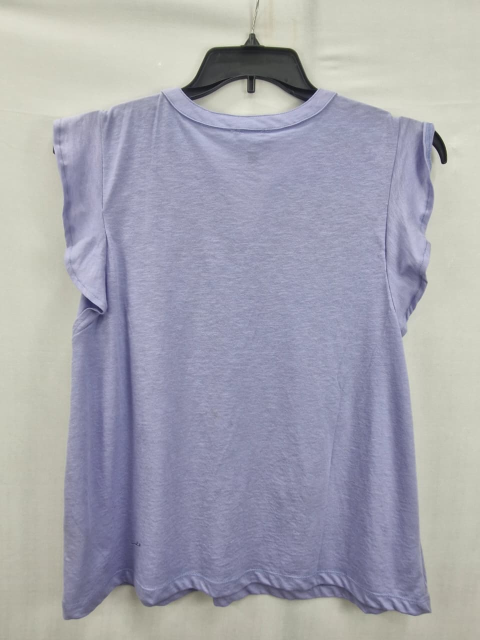
#> input picture input_images/garment_001_back.jpg, 960 x 1280 px (shown at 1/2 size); its folder holds only this picture in this run
$ python catalog_automation_old.py
#> lines starting #> are read from the running program, lines starting #| are printed output that depends on the picture
"""
Garment Catalog Automation - BALANCED PROFESSIONAL QUALITY
Features: Subtle Enhancement, Natural Look, Full-Page PDF Layout
"""

import os
from pathlib import Path
from PIL import Image, ImageEnhance, ImageDraw, ImageFont, ImageFilter, ImageOps
from reportlab.lib.pagesizes import A4
from reportlab.pdfgen import canvas
from reportlab.lib.utils import ImageReader
import google.generativeai as genai
from collections import defaultdict

# ============== CONFIGURATION ==============
GEMINI_API_KEY = "AIzaSyAekIcAC_3CJYE2T9_Fbg4P1vjkztL-prA"
INPUT_FOLDER = "input_images"
OUTPUT_FOLDER = "output"
ENHANCED_FOLDER = os.path.join(OUTPUT_FOLDER, "enhanced_studio_quality")
LAYOUT_FOLDER = os.path.join(OUTPUT_FOLDER, "layout_pages")
FINAL_PDF = os.path.join(OUTPUT_FOLDER, "final_catalog.pdf")

# Balanced enhancement settings (not too strong!)
BACKGROUND_THRESHOLD = 170  # Lower = more aggressive whitening
WRINKLE_STRENGTH = 0.4      # 0.0-1.0, higher = more smoothing
COLOR_BOOST = 1.15          # 1.0-1.5, higher = more vibrant
CONTRAST_BOOST = 1.15       # 1.0-1.5, higher = more dramatic
SHARPNESS_BOOST = 1.3       # 1.0-2.0, higher = sharper

# ============== SETUP ==============
def setup_folders():
    """Create output folders"""
    for folder in [OUTPUT_FOLDER, ENHANCED_FOLDER, LAYOUT_FOLDER]:
        Path(folder).mkdir(parents=True, exist_ok=True)
    print("✓ Folders created")

def setup_gemini():
    """Initialize Gemini AI"""
    genai.configure(api_key=GEMINI_API_KEY)
    model = genai.GenerativeModel('gemini-1.5-flash')
    print("✓ Gemini AI initialized")
    return model

# ============== IMAGE ORGANIZATION ==============
def organize_images(input_folder):
    """Group images by garment ID"""
    garments = {}

    for file in Path(input_folder).glob("*.*"):
        if file.suffix.lower() in ['.jpg', '.jpeg', '.png']:
            parts = file.stem.lower().split('_')
            if len(parts) >= 3:
                garment_id = f"{parts[0]}_{parts[1]}"
                view_type = parts[2]
                if garment_id not in garments:
                    garments[garment_id] = {}
                garments[garment_id][view_type] = str(file)

    print(f"✓ Found {len(garments)} garments")
    return garments

# ============== GENTLE BACKGROUND WHITENING ==============
def make_background_white_gentle(img):
    """
    Gentle background whitening - looks natural
    Only whitens obvious background areas
    """
    if img.mode != 'RGB':
        img = img.convert('RGB')

    pixels = img.load()
    width, height = img.size

    for y in range(height):
        for x in range(width):
            r, g, b = pixels[x, y]
            avg = (r + g + b) / 3

            # Only whiten very light pixels (obvious background)
            if avg > BACKGROUND_THRESHOLD:
                # Gradually transition to white
                factor = (avg - BACKGROUND_THRESHOLD) / (255 - BACKGROUND_THRESHOLD)
                new_r = int(r + (255 - r) * factor)
                new_g = int(g + (255 - g) * factor)
                new_b = int(b + (255 - b) * factor)
                pixels[x, y] = (new_r, new_g, new_b)

    return img

# ============== GENTLE WRINKLE SMOOTHING ==============
def smooth_wrinkles_gentle(img):
    """
    Gentle wrinkle smoothing - maintains natural fabric texture
    """
    # Very light smoothing
    smoothed = img.filter(ImageFilter.SMOOTH)

    # Blend just a little with original (keeps texture)
    img = Image.blend(img, smoothed, alpha=WRINKLE_STRENGTH)

    # Light median filter for tiny imperfections only
    img = img.filter(ImageFilter.MedianFilter(size=3))

    # Restore sharpness
    enhancer = ImageEnhance.Sharpness(img)
    img = enhancer.enhance(SHARPNESS_BOOST)

    return img

# ============== NATURAL COLOR ENHANCEMENT ==============
def enhance_colors_natural(img):
    """
    Natural color enhancement - subtle improvements
    """
    # Gentle auto-contrast
    img = ImageOps.autocontrast(img, cutoff=1)

    # Subtle color boost
    enhancer = ImageEnhance.Color(img)
    img = enhancer.enhance(COLOR_BOOST)

    # Gentle contrast
    enhancer = ImageEnhance.Contrast(img)
    img = enhancer.enhance(CONTRAST_BOOST)

    # Slight brightness adjustment
    enhancer = ImageEnhance.Brightness(img)
    img = enhancer.enhance(1.05)

    return img

# ============== MASTER ENHANCEMENT FUNCTION ==============
def enhance_image_studio_quality(image_path, garment_id, view_type):
    """
    Apply gentle professional enhancements
    """
    print(f"    🎨 Processing {view_type} view...")

    # Load image
    img = Image.open(image_path)

    # Convert to RGB
    if img.mode != 'RGB':
        img = img.convert('RGB')

    # Step 1: Gentle background whitening
    print(f"       ⚪ Whitening background (gentle)...")
    img = make_background_white_gentle(img)

    # Step 2: Gentle wrinkle smoothing
    print(f"       🧹 Smoothing fabric (gentle)...")
    img = smooth_wrinkles_gentle(img)

    # Step 3: Natural color enhancement
    print(f"       🌈 Enhancing colors (natural)...")
    img = enhance_colors_natural(img)

    # Step 4: Final light polish
    print(f"       ✨ Final polish...")

    # Very subtle edge enhancement
    enhancer = ImageEnhance.Sharpness(img)
    img = enhancer.enhance(1.1)

    # Save enhanced image
    output_path = os.path.join(ENHANCED_FOLDER, f"{garment_id}_{view_type}_enhanced.jpg")
    img.save(output_path, quality=95, optimize=True)

    print(f"       ✅ Saved!")
    return output_path

# ============== FULL-PAGE PDF LAYOUT ==============
def create_fullpage_layout(garment_id, images_dict, description):
    """
    Create FULL A4 page layout with large, uncropped images
    """
    # A4 size in pixels at 300 DPI
    dpi = 300
    a4_width_inches = 8.27
    a4_height_inches = 11.69

    width = int(a4_width_inches * dpi)
    height = int(a4_height_inches * dpi)

    # Create white canvas
    layout = Image.new('RGB', (width, height), 'white')
    draw = ImageDraw.Draw(layout)

    # Load fonts
    try:
        title_font = ImageFont.truetype("arial.ttf", 100)
        label_font = ImageFont.truetype("arial.ttf", 60)
        desc_font = ImageFont.truetype("arial.ttf", 50)
    except:
        title_font = ImageFont.load_default()
        label_font = ImageFont.load_default()
        desc_font = ImageFont.load_default()

    # Title section (top 10%)
    title_height = int(height * 0.1)

    # Elegant gradient background
    for i in range(title_height):
        gray = int(250 - (i * 0.1))
        draw.line([(0, i), (width, i)], fill=(gray, gray, gray))

    # Title text
    title_text = garment_id.upper().replace('_', ' ')
    try:
        title_bbox = draw.textbbox((0, 0), title_text, font=title_font)
        title_width = title_bbox[2] - title_bbox[0]
    except:
        title_width = len(title_text) * 50
    title_x = (width - title_width) // 2
    draw.text((title_x, 30), title_text, fill='#1a1a1a', font=title_font)

    # Images section (70% of page)
    images_top = title_height + 20
    images_height = int(height * 0.7)

    # Calculate image sizes (LARGE!)
    margin = 50
    spacing = 40
    img_width = (width - (2 * margin) - (2 * spacing)) // 3
    img_height = images_height - 150

    # Position images
    y_pos = images_top
    x_positions = [
        margin,
        margin + img_width + spacing,
        margin + 2 * (img_width + spacing)
    ]

    labels = ['FRONT', 'BACK', 'DETAIL']
    views = ['front', 'back', 'design']

    for idx, (view, x_pos, label) in enumerate(zip(views, x_positions, labels)):
        if view in images_dict:
            # Load image
            img = Image.open(images_dict[view])

            # Resize maintaining aspect ratio (NO CROPPING)
            img.thumbnail((img_width, img_height), Image.Resampling.LANCZOS)

            # Center image
            img_x = x_pos + (img_width - img.width) // 2
            img_y = y_pos + (img_height - img.height) // 2

            # Paste image
            layout.paste(img, (img_x, img_y))

            # Label below image
            label_y = y_pos + img_height + 20
            try:
                label_bbox = draw.textbbox((0, 0), label, font=label_font)
                label_width = label_bbox[2] - label_bbox[0]
            except:
                label_width = len(label) * 30
            label_x = x_pos + (img_width - label_width) // 2
            draw.text((label_x, label_y), label, fill='#333333', font=label_font)

    # Description section (bottom 20%)
    desc_top = images_top + images_height + 100
    desc_height = height - desc_top - margin

    # Description box
    box_margin = 80
    draw.rectangle(
        [(box_margin, desc_top), (width - box_margin, desc_top + desc_height)],
        outline='#cccccc',
        width=3
    )

    # Subtle background gradient
    for i in range(desc_height):
        gray = 252 - int(i * 0.01)
        draw.line(
            [(box_margin, desc_top + i), (width - box_margin, desc_top + i)],
            fill=(gray, gray, gray)
        )

    # Description title
    draw.text((box_margin + 30, desc_top + 20),
              "PRODUCT DESCRIPTION",
              fill='#444444',
              font=label_font)

    # Separator line
    draw.line(
        [(box_margin + 30, desc_top + 90), (width - box_margin - 30, desc_top + 90)],
        fill='#999999',
        width=2
    )

    # Word wrap description
    words = description.split()
    lines = []
    current_line = []
    max_width = width - (2 * box_margin) - 100

    for word in words:
        current_line.append(word)
        test_line = ' '.join(current_line)
        try:
            bbox = draw.textbbox((0, 0), test_line, font=desc_font)
            line_width = bbox[2] - bbox[0]
        except:
            line_width = len(test_line) * 25

        if line_width > max_width:
            current_line.pop()
            if current_line:
                lines.append(' '.join(current_line))
            current_line = [word]

    if current_line:
        lines.append(' '.join(current_line))

    # Draw description
    text_y = desc_top + 120
    for line in lines[:3]:
        draw.text((box_margin + 30, text_y), line, fill='#1a1a1a', font=desc_font)
        text_y += 70

    return layout

# ============== AI DESCRIPTION ==============
def generate_description(model, images_dict):
    """Generate AI product description"""
    prompt = """You are a professional fashion copywriter for a premium garment catalog.

Write a compelling 2-3 sentence product description that includes:
- Fabric type and quality
- Design style and special features
- Perfect occasion or styling tip

Make it sound premium and attractive to buyers. No markdown."""

    images_to_send = []
    for view in ['front', 'design', 'back', 'label']:
        if view in images_dict:
            try:
                img = Image.open(images_dict[view])
                images_to_send.append(img)
            except:
                pass

    if not images_to_send:
        return "Premium quality garment featuring elegant design. Perfect for any occasion with superior comfort and style."

    try:
        response = model.generate_content([prompt] + images_to_send)
        description = response.text.strip()
        return description
    except Exception as e:
        print(f"  ⚠ AI description failed: {e}")
        return "Premium quality garment featuring elegant design and superior craftsmanship. Perfect for any occasion with exceptional comfort and timeless style."

# ============== PDF GENERATION ==============
def create_pdf_fullpage(layout_pages):
    """Create PDF with full-page layouts"""
    c = canvas.Canvas(FINAL_PDF, pagesize=A4)
    page_width, page_height = A4

    for layout_path in layout_pages:
        img_reader = ImageReader(layout_path)

        # Draw at full A4 size
        c.drawImage(img_reader, 0, 0,
                   width=page_width,
                   height=page_height,
                   preserveAspectRatio=True)

        c.showPage()

    c.save()
    print(f"✓ PDF created: {FINAL_PDF}")

# ============== MAIN WORKFLOW ==============
def main():
    """Main workflow"""
    print("="*80)
    print("GARMENT CATALOG - PROFESSIONAL STUDIO QUALITY EDITION")
    print("="*80)

    # Setup
    print("\n[1/5] Setting up...")
    setup_folders()
    model = setup_gemini()

    # Organize
    print("\n[2/5] Organizing images...")
    garments = organize_images(INPUT_FOLDER)

    if not garments:
        print("❌ No images found!")
        print("   Place images in input_images/ folder")
        print("   Name them: garment_001_front.jpg, garment_001_back.jpg, etc.")
        return

    # Process
    print("\n[3/5] Applying gentle professional enhancement...")
    layout_pages = []

    for idx, (garment_id, images) in enumerate(garments.items(), 1):
        print(f"\n{'='*80}")
        print(f"📦 Processing {garment_id} ({idx}/{len(garments)})")
        print(f"{'='*80}")

        # Enhance images
        enhanced_images = {}
        for view_type, image_path in images.items():
            enhanced_path = enhance_image_studio_quality(image_path, garment_id, view_type)
#> in enhance_image_studio_quality, img is the input picture: PIL image 960x1280 RGB; mean R, G, B 165.1, 165.3, 175.6
#> in enhance_image_studio_quality, `img = make_background_white_gentle(img)`:
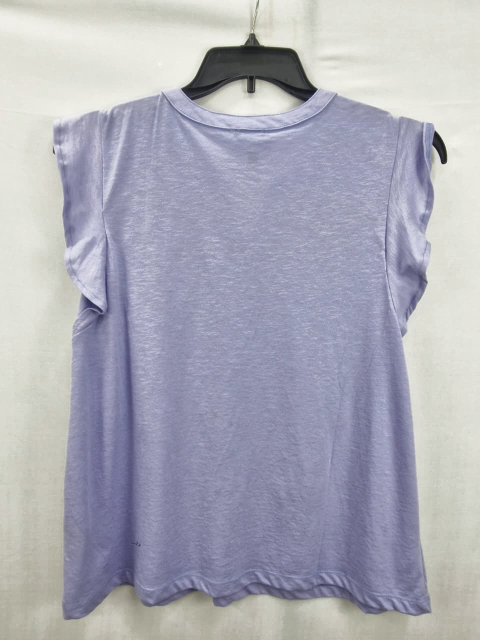
#> img: PIL image 960x1280 RGB (shown at 1/2 size); mean R, G, B 171.4, 171.6, 183.3
#> in enhance_colors_natural, `img = ImageOps.autocontrast(img, cutoff=1)`:
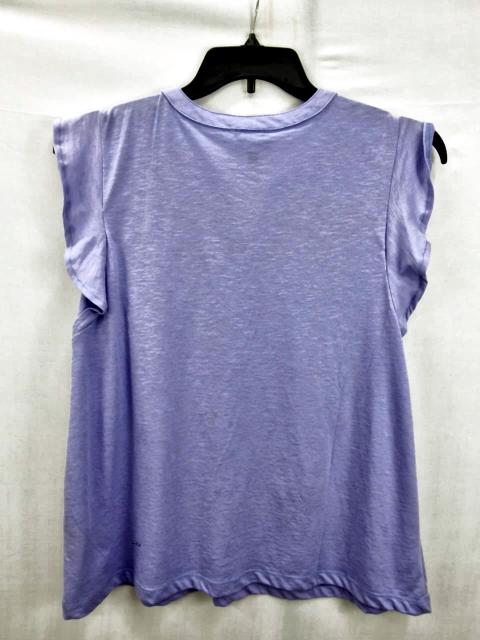
#> img: PIL image 960x1280 RGB (shown at 1/2 size); mean R, G, B 158.9, 158.6, 182
#> in enhance_colors_natural, `img = enhancer.enhance(1.05)`:
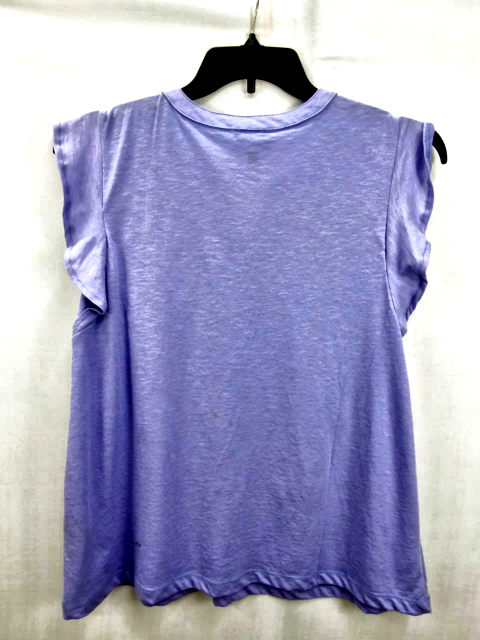
#> img: PIL image 960x1280 RGB (shown at 1/2 size); mean R, G, B 162.9, 162.4, 195.3
            enhanced_images[view_type] = enhanced_path

        # Generate description
        print(f"\n  📝 Generating AI description...")
        description = generate_description(model, enhanced_images)
        print(f"  ✅ Description generated")

        # Create layout
        print(f"\n  🎨 Creating full-page layout...")
        layout = create_fullpage_layout(garment_id, enhanced_images, description)
#> in create_fullpage_layout, `title_bbox = draw.textbbox((0, 0), title_text, font=title_font)`: title_bbox = (0, 18, 723, 94)
#> in create_fullpage_layout, `title_width = title_bbox[2] - title_bbox[0]`: title_width = 723
#> in create_fullpage_layout, `title_x = (width - title_width) // 2`: title_x = 879
#> in create_fullpage_layout, `desc_top = images_top + images_height + 100`: desc_top = 2924
#> in create_fullpage_layout, `desc_height = height - desc_top - margin`: desc_height = 533
#> after the loop in create_fullpage_layout, `for word in words:`: lines = []
#> in create_fullpage_layout, `text_y = desc_top + 120`: text_y = 3044
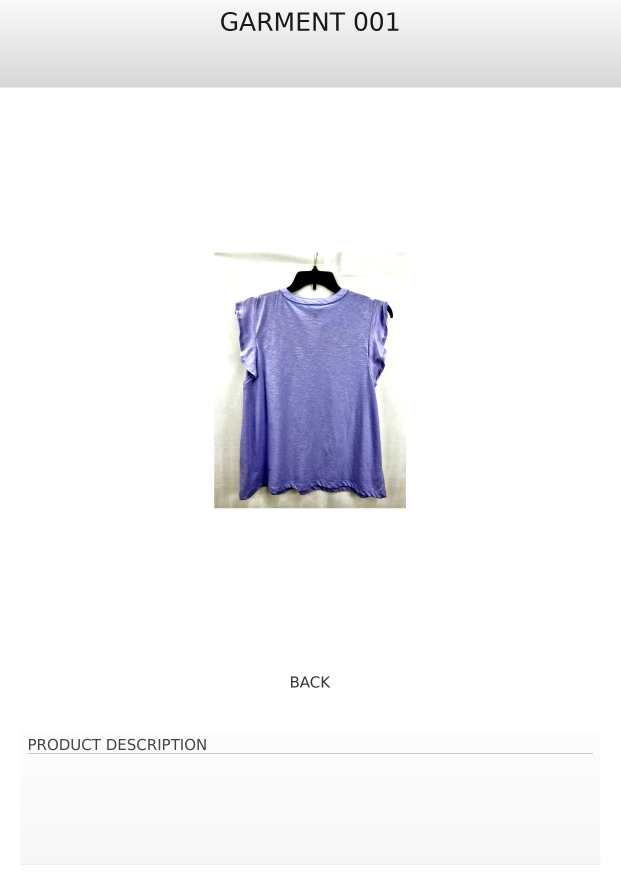
#> layout: PIL image 2481x3507 RGB (shown at 1/4 size); mean R, G, B 242.9, 242.9, 245.8
        layout_path = os.path.join(LAYOUT_FOLDER, f"{garment_id}_layout.jpg")
        layout.save(layout_path, quality=95, optimize=True, dpi=(300, 300))
        layout_pages.append(layout_path)

        print(f"  ✅ Layout complete!")

    # Generate PDF
    print(f"\n[4/5] Creating professional PDF catalog...")
    create_pdf_fullpage(layout_pages)
#> (the call stopped at in create_pdf_fullpage, `c = canvas.Canvas(FINAL_PDF, pagesize=A4)`: reportlab is not available in this run)

    # Complete
    print(f"\n[5/5] 🎉 SUCCESS!")
    print("="*80)
    print(f"✅ Processed {len(garments)} garments")
    print(f"✅ Gentle enhancements applied (natural look)")
    print(f"✅ White backgrounds created")
    print(f"✅ Smooth fabric appearance")
    print(f"✅ Full-page PDF layouts (no cropping)")
    print(f"✅ Final catalog ready: {FINAL_PDF}")
    print("="*80)
    print("\n💡 TIP: Check output/enhanced_studio_quality/ to see enhanced images")
    print("💡 TIP: Adjust BACKGROUND_THRESHOLD, WRINKLE_STRENGTH in script if needed")

if __name__ == "__main__":
    main()

$ run again, on input_images/garment_001_design.jpg
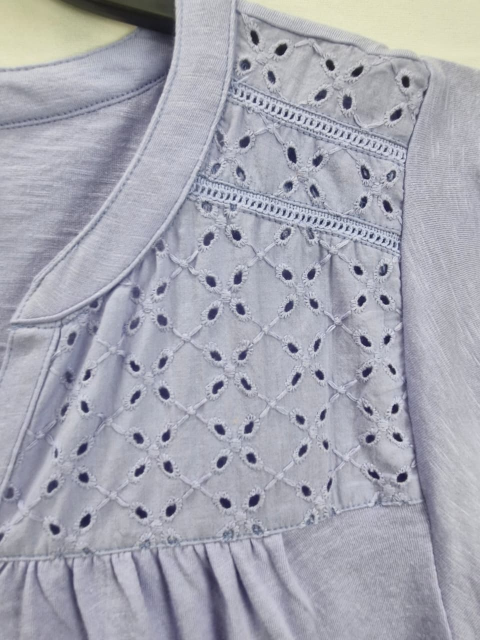
#> input picture input_images/garment_001_design.jpg, 960 x 1280 px (shown at 1/2 size)
#> in enhance_image_studio_quality, img is the input picture: PIL image 960x1280 RGB; mean R, G, B 166.5, 167.3, 177.9
#> in enhance_colors_natural, `img = enhancer.enhance(1.05)`:
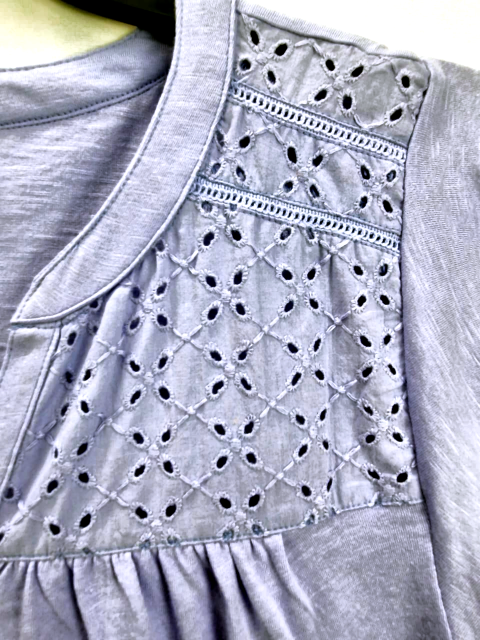
#> img: PIL image 960x1280 RGB (shown at 1/2 size); mean R, G, B 172, 173.8, 194.2
#> title_bbox = (0, 18, 723, 94)
#> title_width = 723
#> title_x = 879
#> desc_top = 2924
#> desc_height = 533
#> after the loop in create_fullpage_layout, `for word in words:`: lines = []
#> in create_fullpage_layout, `text_y = desc_top + 120`: text_y = 3044
#> in main, `layout = create_fullpage_layout(garment_id, enhanced_images, descripti..`:
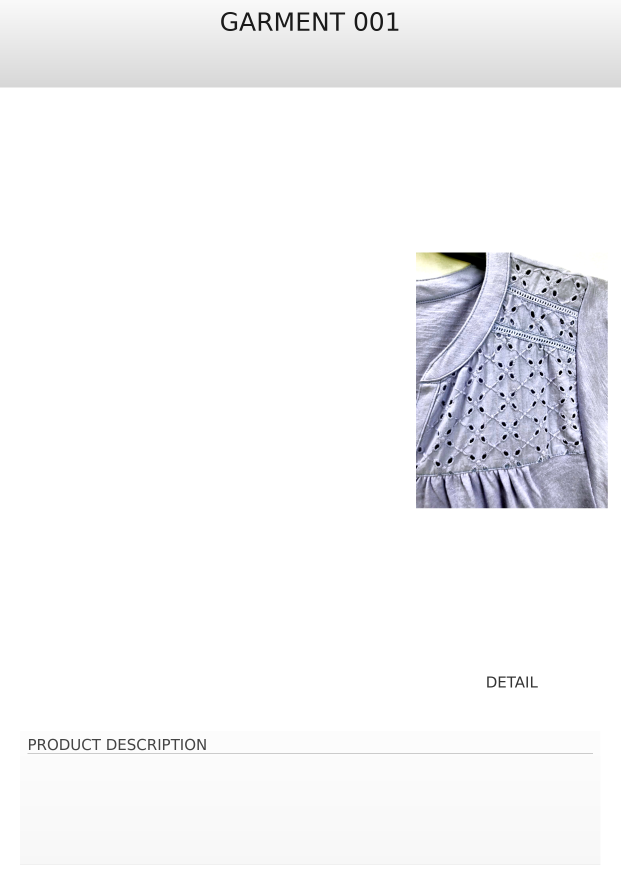
#> layout: PIL image 2481x3507 RGB (shown at 1/4 size); mean R, G, B 243.7, 243.9, 245.7
